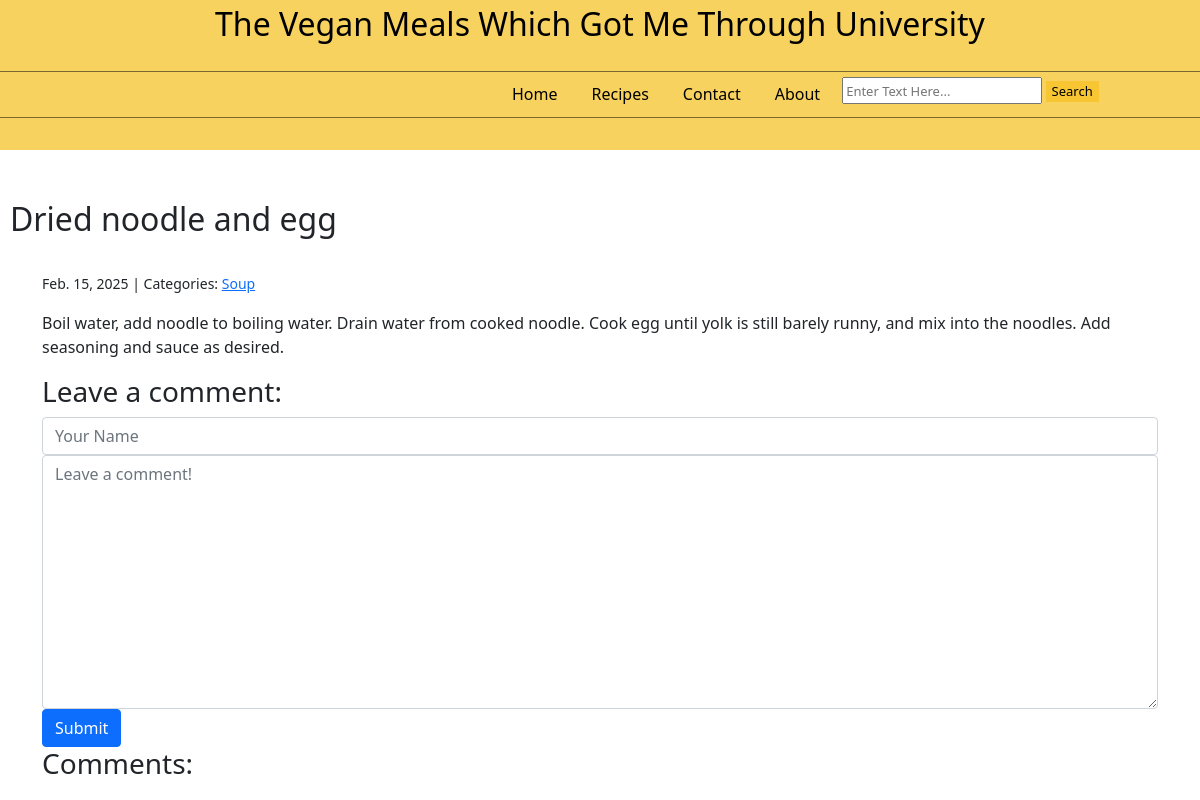
The app's page /post/4/ with its own data.
### blog/models.py (models this page shows, shortened)
class Post(models.Model):
    title = models.CharField(max_length=255)
    body = models.TextField()
    created_on = models.DateTimeField(auto_now_add=True)
    last_modified = models.DateTimeField(auto_now=True)
    categories = models.ManyToManyField("Category", related_name="posts")

class Category(models.Model):
    name = models.CharField(max_length=30)
    class Meta:
        verbose_name_plural = "categories"

### blog/views.py (the view, shortened to what this page needs)
# urls.py: path("post/<int:pk>/", views.blog_detail, name="blog_detail"),
def blog_detail(request, pk):
    post = Post.objects.get(pk=pk)
    form = CommentForm()
    comments = Comment.objects.filter(post=post)
    context = {
        "post": post,
        "comments": comments,
        "form" : CommentForm(),
    }
    return render(request, "blog/detail.html", context)

### blog/forms.py
class CommentForm(forms.Form):
    author = forms.CharField(
        max_length=60,
        widget=forms.TextInput(
            attrs={"class": "form-control", "placeholder": "Your Name"}
        ),
    )
    body = forms.CharField(
        widget=forms.Textarea(
            attrs={"class": "form-control", "placeholder": "Leave a comment!"}
        )
    )

### blog/templates/blog/detail.html (shortened to what this page needs)
<!DOCTYPE html>
<html lang="en">
<head>
    {% load static %}
    <link rel="stylesheet" href="https://cdnjs.cloudflare.com/ajax/libs/font-awesome/5.15.4/css/all.min.css" />
    <link rel="stylesheet" href="https://cdn.simplecss.org/simple.min.css">
    <link rel="stylesheet" href="{% static 'css/bootstrap.min.css' %}">
    <div class="header" style="font-size: xx-large;">
        <center>The Vegan Meals Which Got Me Through University  </center>
        <div class="line" style="border-top: 1px solid #000; opacity: 50%;  position: relative; top: 23px;"></div>
            <div class="header_buttons"  style="display:inline-flex; position: relative; top: 18px; left:500px;">
                <center><a href = "{% url 'blog_index' %}" class="btn btn-secondary" style="background-color: rgb(248, 210, 95); color:#000; margin-right: 10px; border: 0px;">Home</a></center>
                <center><a href = "{% url 'blog_index' %}" class="btn btn-secondary" style="background-color: rgb(248, 210, 95); color:#000; margin-right: 10px; border: 0px;">Recipes</a></center>
                <center><a href = "{% url 'contact' %}" class="btn btn-secondary" style="background-color: rgb(248, 210, 95); color:#000; margin-right: 10px; border: 0px;">Contact</a></center>
                <center><a href = "{% url 'blog_index' %}" class="btn btn-secondary" style="background-color: rgb(248, 210, 95); color:#000; margin-right: 10px; border: 0px;">About</a></center>
                <form method="post" style="height: 0px; z-index: 2; position: relative; font-size: small; top: 10px;">
                    <input type="text" style="height: 27px; width: 200px;" placeholder="Enter Text Here...">
                    <button type="submit" style="background-color: rgb(248, 198, 50); border: 0px;">Search</button>
                </form>
            </div>
        <div class="line" style="border-top: 1px solid #000; opacity: 50%; top: 20px; position: relative;"></div>
    </div>
</head>
<body>
    <h2 style="position: relative; top: 200px; left: 10px;">{{ post.title }}</h2>
    <div class="container" style="position: relative; top: 225px;">
        {% block page_content %}
            <small>
                {{ post.created_on.date }} | Categories:
                {% for category in post.categories.all %}
                    <a href="{% url 'blog_category' category.name %}">
                        {{ category.name }}
                    </a>
                {% endfor %}
            </small>
            <p>{{ post.body | linebreaks }}</p>
            <h3>Leave a comment:</h3>
            <form method="post">
                <div>
                    {{ form.author }}
                </div>
                <div>
                    {{ form.body }}
                </div>
                <button type="submit" class="btn btn-primary">Submit</button>
            </form>
            <h3>Comments:</h3>
        {% endblock page_content %}
    </div>
</body>

### blog/templates/blog/detail.html (style rules this page uses)
.header { background-color: rgb(248, 210, 95); color: #000; height: 150px; width:100%; z-index: 1; position: absolute; }

### records on screen
Post: title "Dried noodle and egg", created_on "Feb. 15, 2025", body "Boil water, add noodle to boiling water. Drain water from cooked noodle. Cook egg until yolk is still barely runny, and mix into the noodles. Add seasoning and sauce as desired."
Category: name "Soup"
